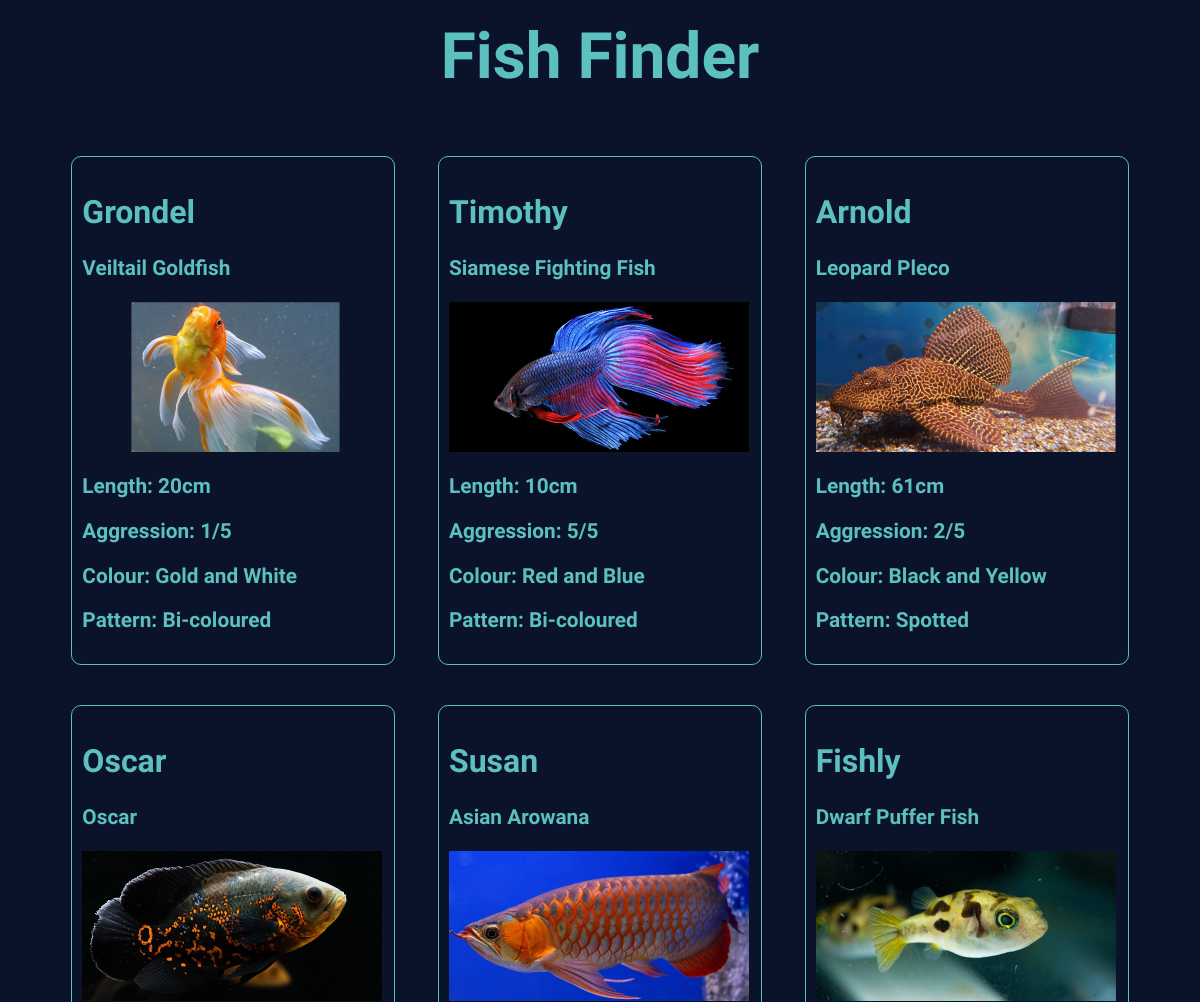
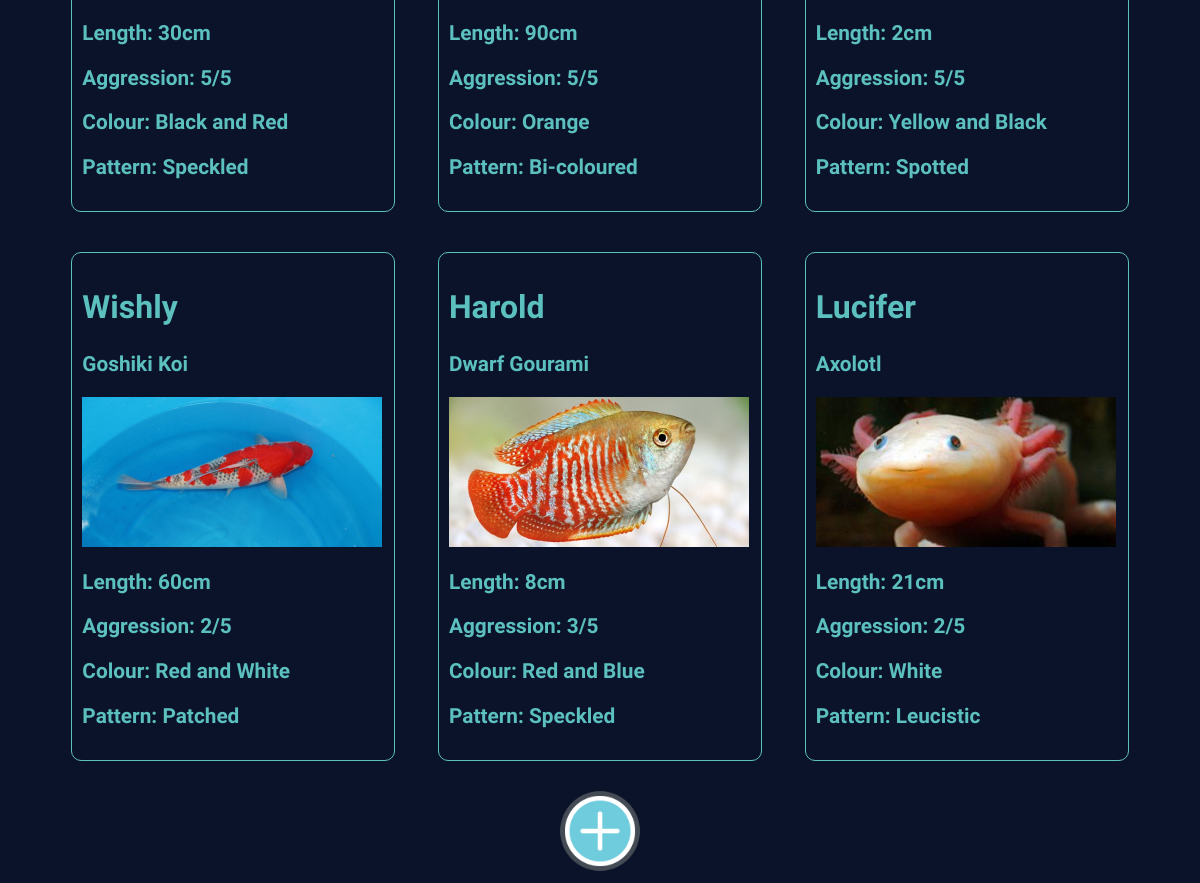
The page / on the database its author committed (2 pictures, top to bottom).
### tables this page shows
CREATE TABLE `fish` (
  `id` int(11) unsigned NOT NULL AUTO_INCREMENT,
  `name` varchar(255) NOT NULL DEFAULT '',
  `species` varchar(255) NOT NULL DEFAULT '',
  `img-filepath` varchar(255) DEFAULT 'images/placeholder.png',
  `length` int(11) unsigned NOT NULL,
  `aggression` enum('1','2','3','4','5') NOT NULL DEFAULT '1',
  `color` varchar(255) NOT NULL DEFAULT '',
  `pattern` varchar(255) DEFAULT 'none',
  PRIMARY KEY (`id`)
);

### php-files/functions.php (the view, shortened to what this page needs)
<?php
function getFish($db): array{
    $sql = $db->prepare('SELECT `fish`.`name`,`fish`.`species`,`fish`.`img-filepath`,`fish`.`length`,`fish`.`aggression`,`fish`.`color`,`fish`.`pattern` FROM `fish`;');
    $sql->execute();
    $collection = $sql->fetchAll();
    return $collection;
}
function displayFish(array $fishFromDB): string{
    $result = '';
    foreach ($fishFromDB as $fish) {
        if (isset($fish['name'])
            && isset($fish['species'])
            && isset($fish['length'])
            && isset($fish['aggression'])
            && isset($fish['color'])
        ) {
            $result .=
                '<div class="fish-card"><h2 class="name">'
                . $fish['name']
                . '</h2><h3 class="stat">'
                . $fish['species']
                . '</h3><img alt="fish picture" class="fish-picture" src="'
                . $fish['img-filepath']
                . '"><h3 class="stat"> Length:  '
                . $fish['length']
                . 'cm</h3><h3 class="stat"> Aggression: '
                . $fish['aggression']
                . '/5</h3><h3 class="stat"> Colour: '
                . $fish['color']
                . '</h3><h3 class="stat"> Pattern: '
                . $fish['pattern']
                . '</h3></div>';
        } else {
            return 'Error! Please contact administrator';
        }
    }
    return $result;
}

### index.php (shortened to what this page needs)
<?php
require_once 'php-files/functions.php';
$db = databaseConnect();
$collection = getFish($db);
$fishDataHtml = displayFish($collection);
?>
<!DOCTYPE html>
<html lang="en">
<head>
    <link href="stylesheets/normalise.css" rel="stylesheet" type="text/css">
    <link href="stylesheets/stylesheet.css" rel="stylesheet" type="text/css">
</head>
<body>
<div class="title-container">
    <h1>Fish Finder</h1>
</div>
<div class="content-container">
    <?php echo $fishDataHtml; ?>
</div>
<div class="link-container">
    <a class="new-fish-icon" href="newFish.php">
        <img src="images/plus-icon.png" alt="Add a new fish">
    </a>
</div>
</body>
</html>

### stylesheets/normalise.css (style rules this page uses)
html { line-height: 1.15; -webkit-text-size-adjust: 100%; }
body { margin: 0; }
h1 { font-size: 2em; margin: 0.67em 0; }
a { background-color: transparent; }
img { border-style: none; }

### stylesheets/stylesheet.css (style rules this page uses)
* { box-sizing: border-box; }
body { font-size: 62.5%; background-color: #0B132B; font-family: 'Raleway', sans-serif; color: #5BC0BE; }
h1 { font-size: 4rem; color: #5BC0BE; text-align: center; margin-top: 20px; }
h2 { font-size: 2rem; }
h3 { font-size: 1.3rem; }
.title-container { margin: 0 auto; }
.fish-picture { width: 300px; height: 150px; }
.fish-card { border: 1px solid #5BC0BE; padding: 10px; border-radius: 10px; margin: 20px; width: 324px; }
.content-container { width: 1100px; margin: 0 auto; display: flex; flex-flow: row wrap; justify-content: space-around; }
.link-container { margin: 0 auto; width: 100px; height: 100px; }
.new-fish-icon img { width: 100px; height: 100px; border-radius: 50%; }

### rows shown on the page
fish: name "Grondel", species "Veiltail Goldfish", value (picture), length "20", aggression "1", color "Gold and White", pattern "Bi-coloured"
fish: name "Timothy", species "Siamese Fighting Fish", value (picture), length "10", aggression "5", color "Red and Blue", pattern "Bi-coloured"
fish: name "Arnold", species "Leopard Pleco", value (picture), length "61", aggression "2", color "Black and Yellow", pattern "Spotted"
fish: name "Oscar", species "Oscar", value (picture), length "30", aggression "5", color "Black and Red", pattern "Speckled"
fish: name "Susan", species "Asian Arowana", value (picture), length "90", aggression "5", color "Orange", pattern "Bi-coloured"
fish: name "Fishly", species "Dwarf Puffer Fish", value (picture), length "2", aggression "5", color "Yellow and Black", pattern "Spotted"
fish: name "Wishly", species "Goshiki Koi", value (picture), length "60", aggression "2", color "Red and White", pattern "Patched"
fish: name "Harold", species "Dwarf Gourami", value (picture), length "8", aggression "3", color "Red and Blue", pattern "Speckled"
fish: name "Lucifer", species "Axolotl", value (picture), length "21", aggression "2", color "White", pattern "Leucistic"
